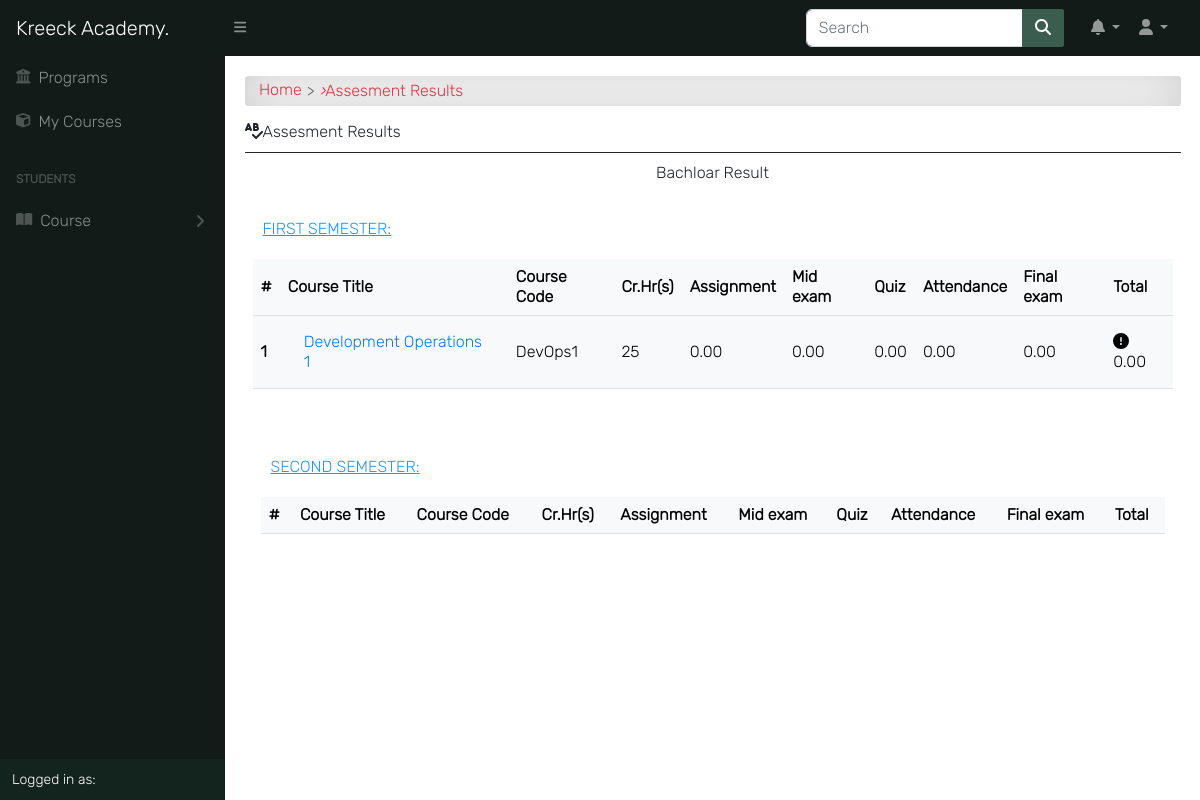
The app's page /result/assessment/ (signed in), older data.
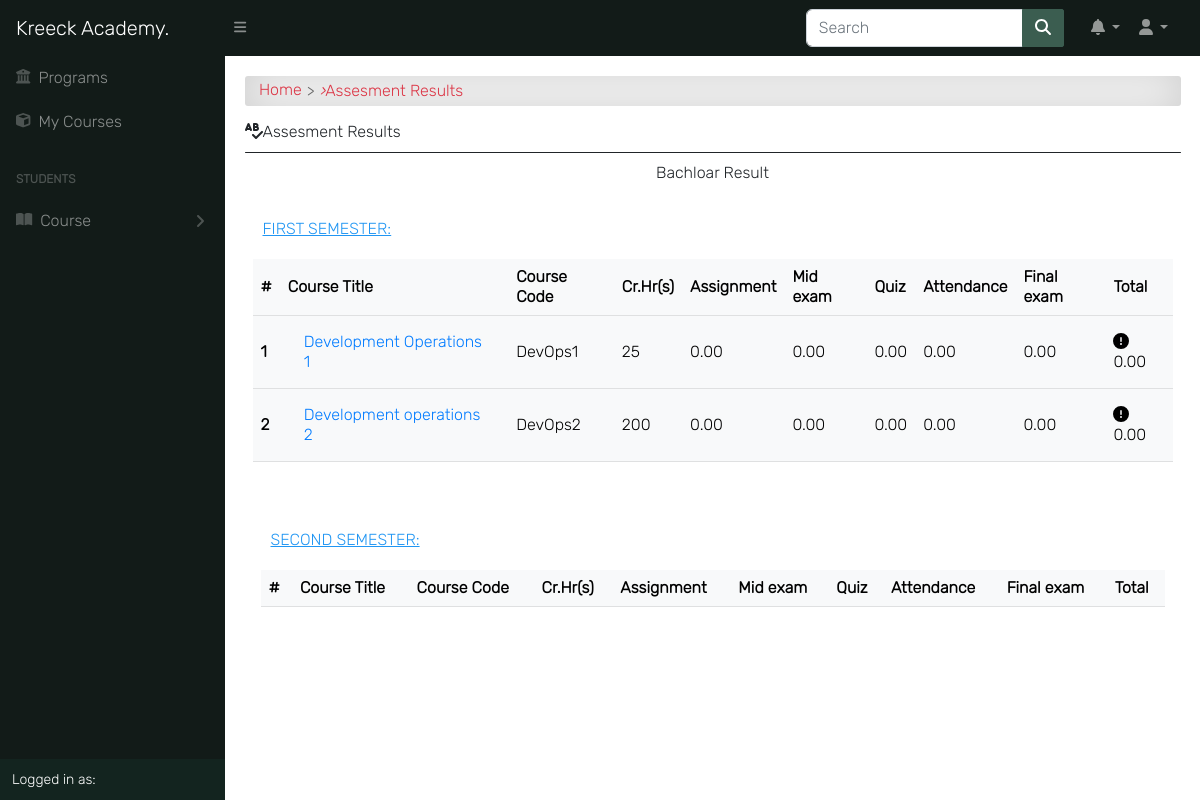
The same page, newer data.
### result/models.py (models this page shows, shortened)
class TakenCourse(models.Model):
    student = models.ForeignKey(Student, on_delete=models.CASCADE)
    course = models.ForeignKey(Course, on_delete=models.CASCADE, related_name='taken_courses')
    assignment = models.DecimalField(max_digits=5, decimal_places=2, default=0.0)
    mid_exam = models.DecimalField(max_digits=5, decimal_places=2, default=0.0)
    quiz = models.DecimalField(max_digits=5, decimal_places=2, default=0.0)
    attendance = models.DecimalField(max_digits=5, decimal_places=2, default=0.0)
    final_exam = models.DecimalField(max_digits=5, decimal_places=2, default=0.0)
    total = models.DecimalField(max_digits=5, decimal_places=2, default=0.0)
    grade = models.CharField(choices=GRADE, max_length=2, blank=True)
    point = models.DecimalField(max_digits=5, decimal_places=2, default=0.0)
    comment = models.CharField(choices=COMMENT, max_length=200, blank=True)

### course/models.py (models this page shows, shortened)
class Course(models.Model):
    slug = models.SlugField(blank=True, unique=True)
    title = models.CharField(max_length=200, null=True)
    code = models.CharField(max_length=200, unique=True, null=True)
    credit = models.IntegerField(null=True, default=0)
    summary = models.TextField(max_length=200, blank=True, null=True)
    program = models.ForeignKey(Program, on_delete=models.CASCADE)
    level = models.CharField(max_length=25, choices=LEVEL, null=True)
    year = models.IntegerField(choices=YEARS, default=0)
    semester = models.CharField(choices=SEMESTER, max_length=200)
    is_elective = models.BooleanField(default=False, blank=True, null=True)
    objects = CourseManager()
    def get_absolute_url(self):
        return reverse('course_detail', kwargs={'slug': self.slug})

### result/views.py (the view)
# urls.py: path('assessment/', assessment_result, name="ass_results"),
@login_required
@student_required
def assessment_result(request):
    student = Student.objects.get(student__pk=request.user.id)
    courses = TakenCourse.objects.filter(student__student__pk=request.user.id, course__level=student.level)
    result = Result.objects.filter(student__student__pk=request.user.id)
    context = {
        "courses": courses,
        "result": result,
        "student": student,
    }
    return render(request, 'result/assessment_results.html', context)

### templates/result/assessment_results.html (shortened to what this page needs)
{% extends 'base.html' %}
{% block content %}
<div id="input-nav"><a href="{% url 'home' %}" class="primary1">Home</a> <i>&rsaquo;</i> Assesment Results</div>
<div class="title"><i class="fa fa-spell-check"></i>Assesment Results</div>
<div class="title-line"></div>
<center>{{ student.level }} Result</center>
<div class="table-responsive p-0 px-2 mt-3">
  <div class="table-title"><u>First Semester:</u></div>
  <table class="table table-light">
    <thead>
      <tr>
        <th>#</th>
        <th>Course Title</th>
        <th>Course Code</th>
        <th>Cr.Hr(s)</th>
        <th>Assignment</th>
        <th>Mid exam</th>
        <th>Quiz</th>
        <th>Attendance</th>
        <th>Final exam</th>
        <th>Total</th>
      </tr>
    </thead>
    {% for course in courses %}
    {% if course.course.semester == "First" %}
    <tbody>
      <tr class="{% if forloop.counter|divisibleby:2 %}bg-gray{% endif %}">
        <th scope="row">{{ forloop.counter }}</th>
        <td><a href="{{ course.course.get_absolute_url }}">{{ course.course.title }}</a></td>
        <td>{{ course.course.code }}</td>
        <td>{{ course.course.credit }}</td>
        <td>{{ course.assignment }}</td>
        <td>{{ course.mid_exam }}</td>
        <td>{{ course.quiz }}</td>
        <td>{{ course.attendance }}</td>
        <td>{{ course.final_exam }}</td>
        {% if course.total >= 45 %}
        <td class="success"><i class="fas fa-check-circle"></i> {{ course.total }}</td>
        {% else %}
        <td class="danger"><i class="fas fa-exclamation-circle"></i> {{ course.total }}</td>
        {% endif %}
      </tr>
    </tbody>
    {% endif %}
    {% endfor %}
  </table>
  </div>
  <div class="table-responsive p-3 mt-3">
    <div class="table-title"><u>Second Semester:</u></div>
    <table class="table table-light">
    <thead>
      <tr>
        <th>#</th>
        <th>Course Title</th>
        <th>Course Code</th>
        <th>Cr.Hr(s)</th>
        <th>Assignment</th>
        <th>Mid exam</th>
        <th>Quiz</th>
        <th>Attendance</th>
        <th>Final exam</th>
        <th>Total</th>
      </tr>
    </thead>
  </table>
</div>
<br>
{% endblock %}

Row changes from the older to the newer data that the page shows:
added TakenCourse: course "Development operations 2", course.code "DevOps2", course.credit "200", assignment "0.00", mid_exam "0.00", quiz "0.00", attendance "0.00", final_exam "0.00", total "0.00"
